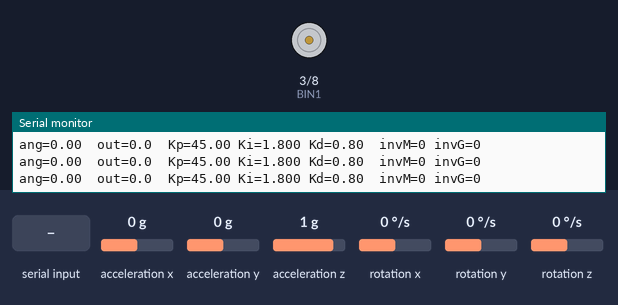
Recording of a sketch running on a simulated Arduino Uno, built with avr-gcc and run on an emulated ATmega328P. Shown: motor-driver pin pairs drawn as motors (green arrow = first pin HIGH = forward, orange = second pin HIGH = backward, longer = more drive, scaled by the enable pin), the last lines printed to the serial monitor. Wiring (inferred from the names in the program): MPU-6050 motion sensor at I2C address 0x68. Inputs (shaded band) come from the test bench; at power-on: rotation x 0 °/s, acceleration x 0 g, acceleration y 0 g, acceleration z 1 g, rotation y 0 °/s, rotation z 0 °/s.

Above: at 5.0 s.
5.1 s: rotation x set to 14 °/s
At 5.26 s:
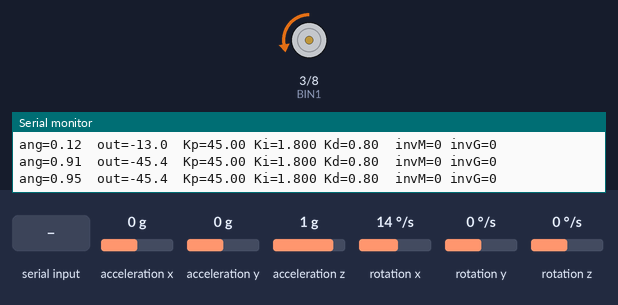
8.1 s: "i90\n" received over Serial
9.6 s: byte 114 ('r') received over Serial
At 11.3 s:
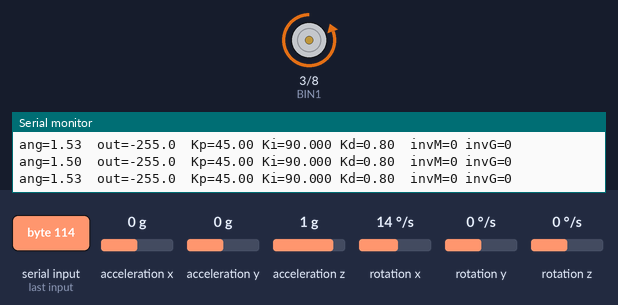
12.6 s: byte 109 ('m') received over Serial
At 13.9 s:
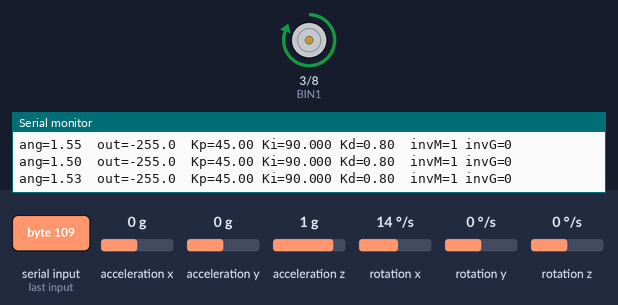
Timing chart, 0 to 15.1 s (numbered marks = the images above; inputs shaded):
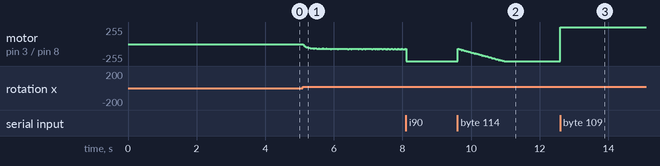

Measured:
- after the input at 12.6 s, motor on pin 3 (BIN1) / pin 8 (BIN2): backward 255/255 → forward 255/255 at once

The sketch:

Self_balancing_pendulum.ino
```cpp
/*
  Self-Balancing (Reaction-Wheel) Robot
  - Uses MPU6050 (pitch around X-gyro, accel Y/Z)
  - Float math (UNO/Nano: float == double)
  - Complementary filter + PID with anti-windup
  - Serial tuning + quick invert toggles

  Serial commands (send in Serial Monitor, 115200 baud):
    p<val>   -> set Kp (e.g., p18.5)
    i<val>   -> set Ki (e.g., i0.10)
    d<val>   -> set Kd (e.g., d0.9)
    s<val>   -> set setpoint angle in deg (e.g., s0)
    r        -> reset integral
    c        -> recalibrate MPU (keep robot steady)
    m        -> toggle motor invert
    g        -> toggle gyro invert
*/

#include <Wire.h>

// ------------ Pins (TB6612FNG, using B-channel only here) ------------
const int PWMB = 5;   // PWM (speed)
const int BIN1 = 3;   // Direction 1
const int BIN2 = 8;   // Direction 2

// ------------ MPU6050 ------------
const uint8_t MPU_ADDR     = 0x68;
const uint8_t PWR_MGMT_1   = 0x6B;
const uint8_t ACCEL_XOUT_H = 0x3B;

// ------------ Filter / control options ------------
float CF_GYRO_WEIGHT = 0.98f;   // Complementary filter (gyro)
float CF_ACC_WEIGHT  = 0.02f;   // Complementary filter (accel)

// If the wheel moves the wrong direction, flip ONE of these (start with MOTOR_INVERT)
bool MOTOR_INVERT = false;      // flips output sign before sending to motor
bool GYRO_INVERT  = false;      // flips gyro rate sign

// ------------ PID gains (start here and tune) ------------
float Kp = 45.0f;
float Ki = 1.80f;
float Kd = 0.80f;

// ------------ PID/State variables ------------
float setpoint   = 0.0f;   // upright angle target (deg)
float angle      = 0.0f;   // filtered angle (deg)
float gyroRate   = 0.0f;   // deg/s
float input      = 0.0f;   // = angle
float output     = 0.0f;   // PID output (mapped to motor command)
float lastInput  = 0.0f;
float integral   = 0.0f;
unsigned long lastPIDms = 0;

// Time base
unsigned long lastLoopMs = 0;
float dt = 0.0f;

// ------------ Sensor raw/offsets ------------
float accelX = 0, accelY = 0, accelZ = 0;
float accelXOffset = 0, accelYOffset = 0, accelZOffset = 0;
float gyroXOffset  = 0, gyroYOffset  = 0, gyroZOffset  = 0;

void setup() {
  Serial.begin(115200);
  Wire.begin();

  // Motor pins
  pinMode(PWMB, OUTPUT);
  pinMode(BIN1, OUTPUT);
  pinMode(BIN2, OUTPUT);
  stopMotor();

  initMPU6050();

  Serial.println("Calibrating MPU6050... Keep robot steady.");
  calibrateMPU6050();
  Serial.println("Calibration complete.");

  lastLoopMs = millis();
  lastPIDms  = millis();

  Serial.println("READY. Send p/i/d/s/r/c (or m/g to invert) via Serial.");
}

// -------------------- MAIN LOOP --------------------
void loop() {
  // ---- dt in seconds
  unsigned long now = millis();
  dt = (now - lastLoopMs) / 1000.0f;
  if (dt <= 0) dt = 0.001f; // guard
  lastLoopMs = now;

  // ---- Read sensors + compute angle
  readMPU6050();
  calculateAngle();       // updates global 'angle'

  // ---- PID control (run every ~10ms)
  if ((now - lastPIDms) >= 10) {
    input = angle;
    float error = setpoint - input;

    // integral with anti-windup
    integral += error * ((now - lastPIDms) / 1000.0f);
    integral = constrain(integral, -100.0f, 100.0f);

    // derivative (on measurement to reduce noise kick)
    float derivative = (input - lastInput) / ((now - lastPIDms) / 1000.0f);

    output = Kp * error + Ki * integral - Kd * derivative; // note minus on derivative of measurement

    // Constrain to motor range
    output = constrain(output, -255.0f, 255.0f);

    lastInput = input;
    lastPIDms = now;

    // ---- Drive motor
    setMotor(output);
  }

  // ---- Serial debug (about every 100ms)
  if ((now % 100) < 8) {
    Serial.print("ang=");
    Serial.print(angle, 2);
    Serial.print("  out=");
    Serial.print(output, 1);
    Serial.print("  Kp=");
    Serial.print(Kp, 2);
    Serial.print(" Ki=");
    Serial.print(Ki, 3);
    Serial.print(" Kd=");
    Serial.print(Kd, 2);
    Serial.print("  invM=");
    Serial.print(MOTOR_INVERT);
    Serial.print(" invG=");
    Serial.println(GYRO_INVERT);
  }

  // ---- Handle serial tuning / commands
  serialTuning();
}

// -------------------- MPU6050 SETUP --------------------
void initMPU6050() {
  Wire.beginTransmission(MPU_ADDR);
  Wire.write(PWR_MGMT_1);
  Wire.write(0x00);          // wake up
  Wire.endTransmission(true);

  // ACCEL_CONFIG: ±2g
  Wire.beginTransmission(MPU_ADDR);
  Wire.write(0x1C);
  Wire.write(0x00);
  Wire.endTransmission(true);

  // GYRO_CONFIG: ±250 dps
  Wire.beginTransmission(MPU_ADDR);
  Wire.write(0x1B);
  Wire.write(0x00);
  Wire.endTransmission(true);

  delay(100);
}

// -------------------- CALIBRATION --------------------
void calibrateMPU6050() {
  const int N = 1000;
  long ax=0, ay=0, az=0, gx=0, gy=0, gz=0;

  for (int i=0; i<N; i++) {
    Wire.beginTransmission(MPU_ADDR);
    Wire.write(ACCEL_XOUT_H);
    Wire.endTransmission(false);
    Wire.requestFrom(MPU_ADDR, 14, true);

    int16_t axr = (Wire.read() << 8) | Wire.read();
    int16_t ayr = (Wire.read() << 8) | Wire.read();
    int16_t azr = (Wire.read() << 8) | Wire.read();
    Wire.read(); Wire.read(); // temp
    int16_t gxr = (Wire.read() << 8) | Wire.read();
    int16_t gyr = (Wire.read() << 8) | Wire.read();
    int16_t gzr = (Wire.read() << 8) | Wire.read();

    ax += axr; ay += ayr; az += azr;
    gx += gxr; gy += gyr; gz += gzr;
    delay(2);
  }

  accelXOffset = (float)ax / N;
  accelYOffset = (float)ay / N;
  // 1g on Z at rest in ±2g -> 16384 LSB
  accelZOffset = ((float)az / N) - 16384.0f;

  gyroXOffset  = (float)gx / N;
  gyroYOffset  = (float)gy / N;
  gyroZOffset  = (float)gz / N;
}

// -------------------- SENSOR READ --------------------
void readMPU6050() {
  Wire.beginTransmission(MPU_ADDR);
  Wire.write(ACCEL_XOUT_H);
  Wire.endTransmission(false);
  Wire.requestFrom(MPU_ADDR, 14, true);

  int16_t axr = (Wire.read() << 8) | Wire.read();
  int16_t ayr = (Wire.read() << 8) | Wire.read();
  int16_t azr = (Wire.read() << 8) | Wire.read();
  Wire.read(); Wire.read(); // temp
  int16_t gxr = (Wire.read() << 8) | Wire.read();
  int16_t gyr = (Wire.read() << 8) | Wire.read();
  int16_t gzr = (Wire.read() << 8) | Wire.read();

  // Convert to g's (±2g -> 16384 LSB/g)
  accelX = (axr - accelXOffset) / 16384.0f;
  accelY = (ayr - accelYOffset) / 16384.0f;
  accelZ = (azr - accelZOffset) / 16384.0f;

  // Pitch control uses gyro X (deg/s), ±250 dps -> 131 LSB/(deg/s)
  float rate = (gxr - gyroXOffset) / 131.0f;
  gyroRate = GYRO_INVERT ? -rate : rate;
}

// -------------------- ANGLE (COMPLEMENTARY FILTER) --------------------
void calculateAngle() {
  // Pitch from accelerometer: atan2(Y, Z)
  float accelAngle = atan2f(accelY, accelZ) * 57.2957795f; // rad->deg
  // Fuse with gyro
  angle = CF_GYRO_WEIGHT * (angle + gyroRate * dt)
        + CF_ACC_WEIGHT  * accelAngle;
}

// -------------------- PID -> MOTOR --------------------
void setMotor(float cmd) {
  // Optional deadband to avoid jitter
  if (fabs(cmd) < 5.0f) {
    stopMotor();
    return;
  }

  if (MOTOR_INVERT) cmd = -cmd;

  int speed = (int)constrain(fabs(cmd), 0.0f, 255.0f);

  if (cmd > 0) {
    // Forward
    digitalWrite(BIN1, HIGH);
    digitalWrite(BIN2, LOW);
    analogWrite(PWMB, speed);
  } else {
    // Backward
    digitalWrite(BIN1, LOW);
    digitalWrite(BIN2, HIGH);
    analogWrite(PWMB, speed);
  }
}

void stopMotor() {
  digitalWrite(BIN1, LOW);
  digitalWrite(BIN2, LOW);
  analogWrite(PWMB, 0);
}

// -------------------- SERIAL TUNING --------------------
void serialTuning() {
  if (!Serial.available()) return;

  char cmd = Serial.read();

  switch (cmd) {
    case 'p': {
      float v = Serial.parseFloat();
      if (v != 0 || Serial.peek() == '\n' || Serial.peek() == '\r')
        Kp = v;
      Serial.print("Kp=");
      Serial.println(Kp, 3);
      break;
    }
    case 'i': {
      float v = Serial.parseFloat();
      Ki = v;
      Serial.print("Ki=");
      Serial.println(Ki, 4);
      break;
    }
    case 'd': {
      float v = Serial.parseFloat();
      Kd = v;
      Serial.print("Kd=");
      Serial.println(Kd, 3);
      break;
    }
    case 's': {
      float v = Serial.parseFloat();
      setpoint = v;
      Serial.print("setpoint=");
      Serial.println(setpoint, 2);
      break;
    }
    case 'r': {
      integral = 0;
      Serial.println("Integral reset.");
      break;
    }
    case 'c': {
      Serial.println("Recalibrating... keep steady.");
      calibrateMPU6050();
      Serial.println("Calibration done.");
      break;
    }
    case 'm': {
      MOTOR_INVERT = !MOTOR_INVERT;
      Serial.print("MOTOR_INVERT=");
      Serial.println(MOTOR_INVERT);
      break;
    }
    case 'g': {
      GYRO_INVERT = !GYRO_INVERT;
      Serial.print("GYRO_INVERT=");
      Serial.println(GYRO_INVERT);
      break;
    }
    default:
      // ignore
      break;
  }
}
```
